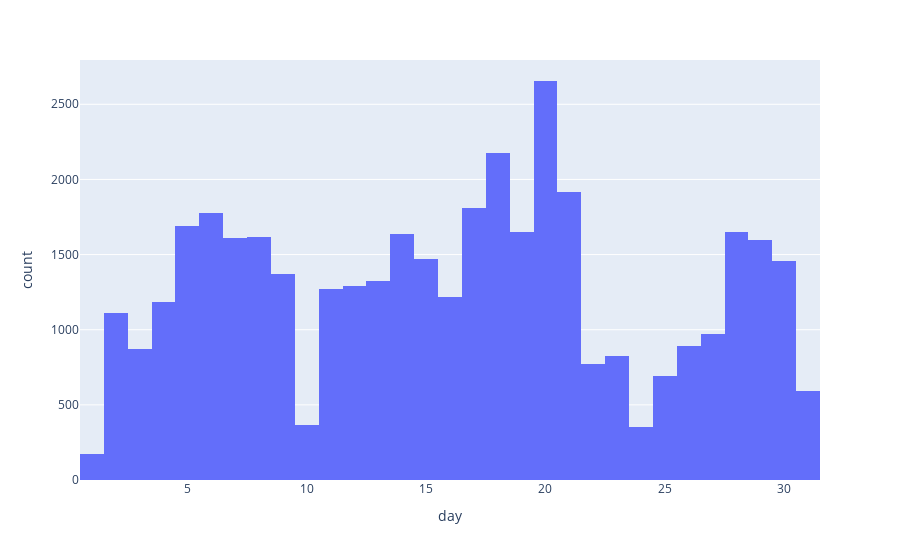

The notebook cell this image was saved under:
### Markdown cell above
The majority of the people have the balance in the range between 0 and 2k with very few samples after 6k.

### Code cell
fig = px.histogram(df['day'], x="day")
fig

### Figure 1 — Plotly figure (JSON) as saved in the notebook; plotly's stock layout.template omitted (floating-point values rounded to 4 significant figures; data arrays with more than 128 entries replaced by an {"elided": "..."} marker saying what was removed)
{"data": [{"alignmentgroup": "True", "bingroup": "x", "hovertemplate": "day=%{x}<br>count=%{y}<extra></extra>", "legendgroup": "", "marker": {"color": "#636efa", "pattern": {"shape": ""}}, "name": "", "offsetgroup": "", "orientation": "v", "showlegend": false, "type": "histogram", "x": {"elided": "40000 int values"}, "xaxis": "x", "yaxis": "y"}], "layout": {"autosize": true, "barmode": "relative", "legend": {"tracegroupgap": 0}, "margin": {"t": 60}, "xaxis": {"anchor": "y", "autorange": true, "domain": [0, 1], "range": [0.5, 31.5], "title": {"text": "day"}, "type": "linear"}, "yaxis": {"anchor": "x", "autorange": true, "domain": [0, 1], "range": [0, 2795.0], "title": {"text": "count"}}}}
